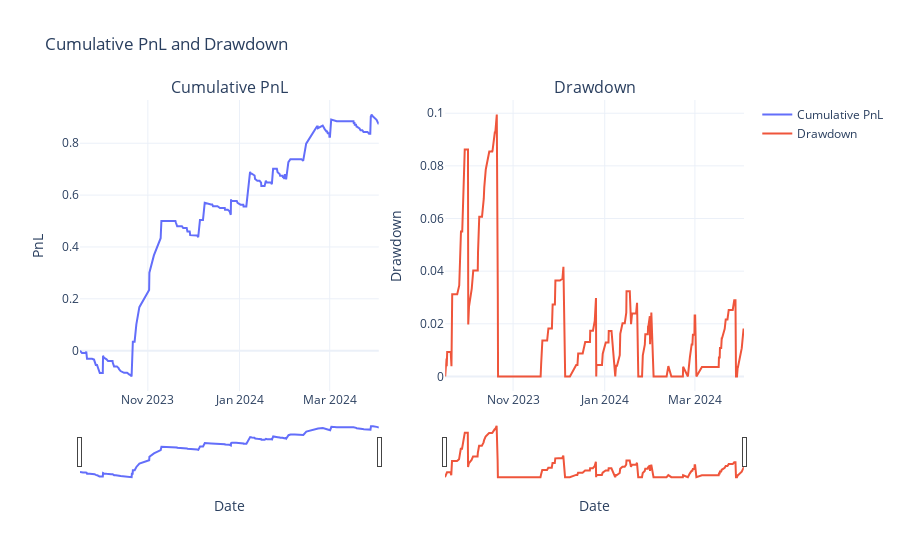

Notebook cell for this chart:
### Code cell
import plotly.graph_objects as go
from plotly.subplots import make_subplots

leverage = 3

# Генерируем данные для графиков
cumulative_pnl = (pd.DataFrame(all_pnl_taker_fees) * leverage).fillna(0).iloc[-200:].cumsum().mean(axis=1)
drawdown = (cumulative_pnl.cummax() - cumulative_pnl) / (cumulative_pnl.cummax() + 1)

# Создаем фигуру с двумя подграфиками рядом
fig = make_subplots(rows=1, cols=2, subplot_titles=("Cumulative PnL", "Drawdown"))

# Добавляем график Cumulative PnL
fig.add_trace(
    go.Scatter(x=cumulative_pnl.index, y=cumulative_pnl, mode="lines", name="Cumulative PnL"),
    row=1, col=1
)

# Добавляем график Drawdown
fig.add_trace(
    go.Scatter(x=drawdown.index, y=drawdown, mode="lines", name="Drawdown"),
    row=1, col=2
)

# Настраиваем общие параметры оформления графиков
fig.update_layout(
    title="Cumulative PnL and Drawdown",
    xaxis_title="Date",
    yaxis_title="PnL",
    xaxis2_title="Date",
    yaxis2_title="Drawdown",
    hovermode="x unified",  # Единый режим отображения подсказок для всех графиков
    template="plotly_white"
)

# Настраиваем оси для удобного масштабирования
fig.update_xaxes(rangeslider_visible=True)
fig.update_yaxes(fixedrange=False)

# Отображаем график
fig.show()

### Figure 1 — Plotly figure (JSON) as saved in the notebook; plotly's stock layout.template omitted (floating-point values rounded to 4 significant figures; data arrays with more than 128 entries replaced by an {"elided": "..."} marker saying what was removed)
{"data": [{"mode": "lines", "name": "Cumulative PnL", "type": "scatter", "x": {"elided": "200 str values"}, "xaxis": "x", "y": {"elided": "200 float values"}, "yaxis": "y"}, {"mode": "lines", "name": "Drawdown", "type": "scatter", "x": {"elided": "200 str values"}, "xaxis": "x2", "y": {"elided": "200 float values"}, "yaxis": "y2"}], "layout": {"annotations": [{"font": {"size": 16}, "showarrow": false, "text": "Cumulative PnL", "x": 0.225, "xanchor": "center", "xref": "paper", "y": 1, "yanchor": "bottom", "yref": "paper"}, {"font": {"size": 16}, "showarrow": false, "text": "Drawdown", "x": 0.775, "xanchor": "center", "xref": "paper", "y": 1, "yanchor": "bottom", "yref": "paper"}], "hovermode": "x unified", "title": {"text": "Cumulative PnL and Drawdown"}, "xaxis": {"anchor": "y", "domain": [0, 0.45], "rangeslider": {"visible": true}, "title": {"text": "Date"}}, "xaxis2": {"anchor": "y2", "domain": [0.55, 1], "rangeslider": {"visible": true}, "title": {"text": "Date"}}, "yaxis": {"anchor": "x", "domain": [0, 1], "fixedrange": false, "title": {"text": "PnL"}}, "yaxis2": {"anchor": "x2", "domain": [0, 1], "fixedrange": false, "title": {"text": "Drawdown"}}}}
